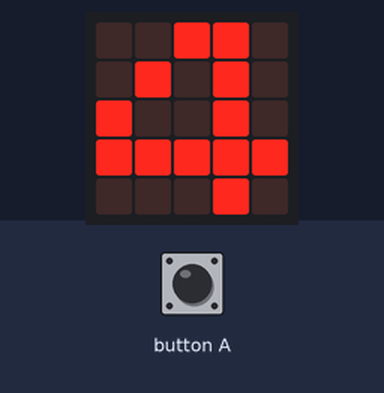
Bench run of a program on a simulated BBC micro:bit running MicroPython. On the bench: the board's 5×5 LED display. The inputs (shaded band) are chosen by the test bench. Random numbers come from a fixed seed.

Above: at 0.75 s.
At 1.2 s:
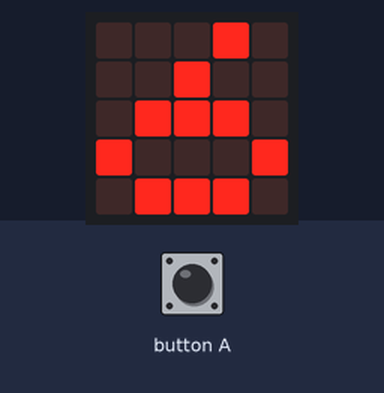
1.3 s: button A pressed for 0.15 s
At 1.3 s:
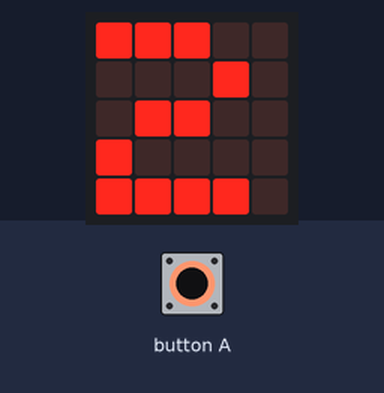
Timing chart, 0 to 4.3 s (numbered marks = the images above; inputs shaded):
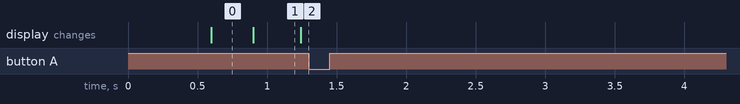

The program:

kockica.py
```python
import random
from microbit import *

while True:
    broj = random.randint(1, 6)
    display.show(str(broj))
    if button_a.is_pressed():
        sleep(5000)
```
